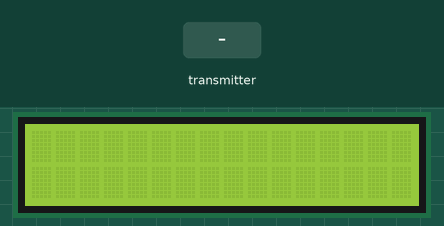
The sketch below on a simulated Arduino Uno, built with avr-gcc and run on an emulated ATmega328P. Shown: 16×2 character LCD. The inputs (shaded band) are chosen by the test bench. No radio packets arrive unless stated; what the sketch prints to the serial monitor is not drawn.

Above: at 1.2 s.
1.3 s: the transmitter starts sending temperature = 0
At 2.1 s:
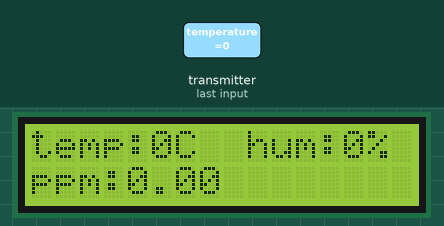
2.8 s: the transmitter starts sending humidity = 25
At 3.3 s:
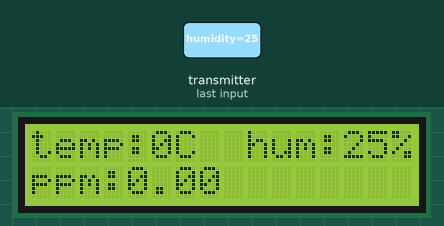
4.3 s: the transmitter starts sending humidity = 0
At 5.5 s:
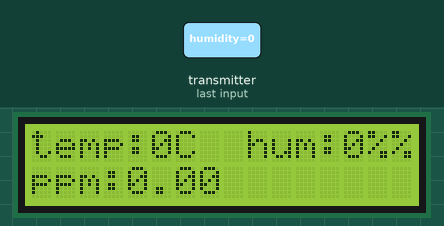
5.8 s: the transmitter starts sending ppm = 25
At 6.8 s:
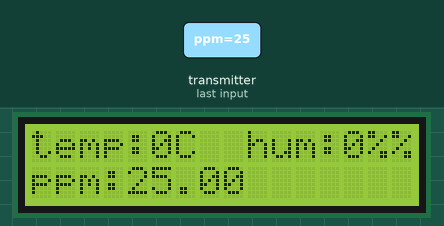
7.3 s: the transmitter starts sending temperature = 50
At 8.0 s:
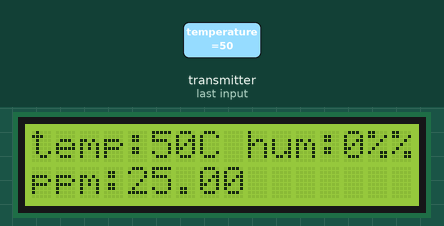
8.8 s: the transmitter starts sending temperature = 0
At 9.1 s:
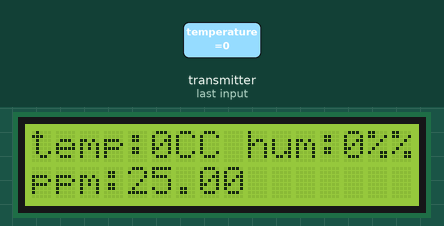
Timing chart, 0 to 11.3 s (numbered marks = the images above; inputs shaded):
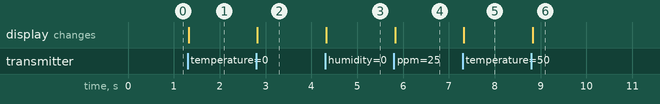

The sketch:

receiver.ino
```cpp
#include <SPI.h>
#include <nRF24L01.h>
#include <RF24.h>
#include <Wire.h>
#include <LiquidCrystal_I2C.h>

LiquidCrystal_I2C lcd(0x27,16,2);

RF24 radio(9, 10); // CE, CSN
const byte address[6] = "00001";

struct incoming_data {
  int temperature;
  int humidity;
  float ppm;
};

void setup() {
  Serial.begin(9600);
  lcd.init();
  lcd.backlight();
  radio.begin();
  radio.setChannel(35);
  radio.openReadingPipe(0, address);   //Setting the address at which we will receive the data
  radio.setPALevel(RF24_PA_LOW);       //You can set this as minimum or maximum depending on the distance between the transmitter and receiver.
  radio.setDataRate(RF24_250KBPS);
  radio.startListening();              //This sets the module as receiver
}
incoming_data A;
void loop()
{
  if (radio.available())              //Looking for the data.
  {
    radio.read(&A,sizeof(A));
    lcd.setCursor(0,0);
    lcd.print("temp:"+String(A.temperature)+"C");
    lcd.setCursor(9,0);
    lcd.print("hum:"+String(A.humidity)+"%");
    lcd.setCursor(0,1);
    lcd.print("ppm:"+String(A.ppm));
    Serial.println(A.temperature);
    Serial.println(A.humidity);
    Serial.println(A.ppm);
  }

}
```

Measured:
- after the input at 1.3 s, the display: changes at once (image 1)
- after the input at 2.8 s, the display: changes at once (image 2)
- after the input at 4.3 s, the display: changes at once (image 3)
- after the input at 5.8 s, the display: changes at once (image 4)
- after the input at 7.3 s, the display: changes at once (image 5)
- after the input at 8.8 s, the display: changes at once (image 6)
